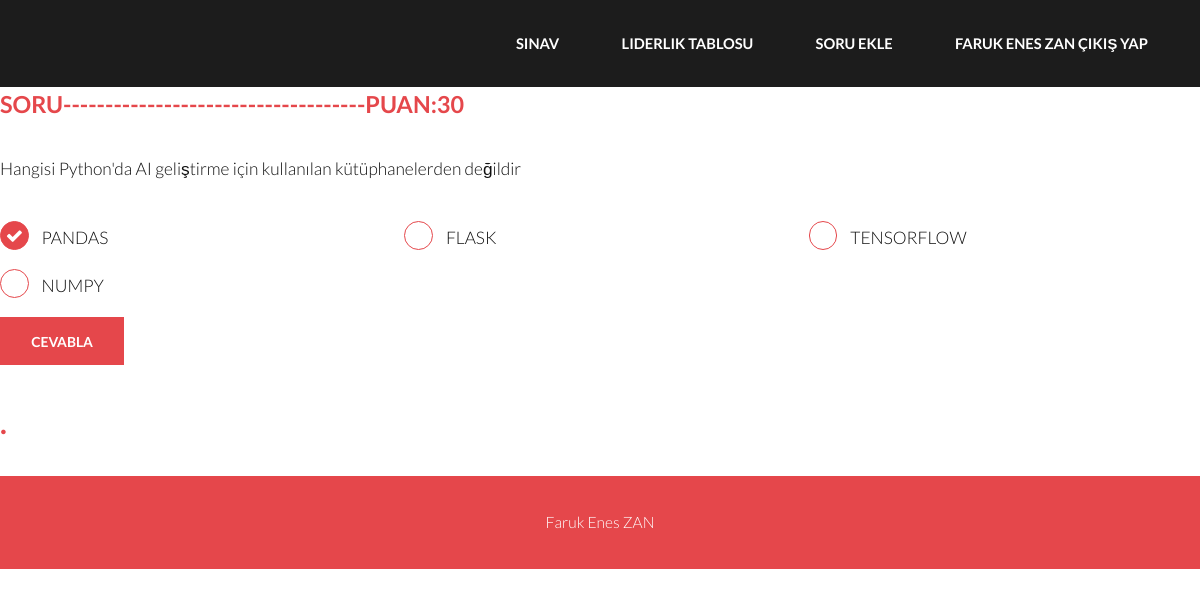
Page /sinav/2 (signed in) on the committed database.
### tables this page shows
CREATE TABLE kullanicilar (isim TEXT, kadi TEXT, sifre TEXT, puan INT);

CREATE TABLE "sorular" (
	"no"	INTEGER,
	"soru"	TEXT,
	"sik1"	TEXT,
	"sik2"	TEXT,
	"sik3"	TEXT,
	"sik4"	TEXT,
	"dogru"	TEXT,
	PRIMARY KEY("no")
);

### main.py (the view)
@app.route("/sinav/<int:id>", methods=['GET', 'POST'])
def Sinav(id):
    kontrol = ""
    kullaniciPuani = 0
    rastgele = random.randint(0,10)
    name, login_auth = giris_kotrol()
    con = sqlite3.connect("database.db")
    cur = con.cursor()
    puan = cur.execute("SELECT puan FROM kullanicilar WHERE isim = '"+name+"'").fetchone()[0]
    sorular = cur.execute("SELECT * FROM sorular").fetchall()
    con.commit()
    dogrucevab = cur.execute("SELECT dogru FROM sorular ").fetchall()
    used_questions = []
    if id < len(sorular)+ 1:
        if request.method == 'POST':
            if request.form:
                cevab = request.form["cevab"]
                if cevab == dogrucevab[id][0]:
                    kullaniciPuani = puan + 1
                    update = "UPDATE kullanicilar SET puan = '" + str(kullaniciPuani) + "' WHERE isim = '" + name + "'"
                    con.cursor().execute(update)
                    con.commit()
                    used_questions.append(id)
                used_questions.append(id)
                if len(used_questions) == len(sorular):
                    used_questions.clear()
                while True:
                    new_id = random.randint(0, len(sorular))
                    if new_id not in used_questions:
                        break
                return redirect(url_for("Sinav", id=new_id))
    else:
        id = 0
    return render_template("sinav.html", name=name, login_auth=login_auth, kontrol=kontrol,id=id, sorular=sorular, puan=puan, rastgele=rastgele)

### main.py (called while the page is built)
def giris_kotrol():
    name = ""
    login_auth = False
    if "username" in session:
        name = session["username"]
        login_auth = True
    return name, login_auth

### templates/sinav.html (shortened to what this page needs)
{% extends 'base.html' %}
{% block body_content%}
<section>
    <h3>Soru------------------------------------Puan:{{ puan }}</h3>
    <form method="post" action="{{ url_for('Sinav',id=id) }}">
        <p>{{ sorular[id][1] }}</p>
        <div class="row uniform 50%">
            <div class="4u 12u$(xsmall)">
                <label for="priority-normal">{{ sorular[id][2] }}</label>
            </div>
            <div class="4u 12u$(xsmall)">
                <label for="priority-high">{{ sorular[id][3] }}</label>
            </div>
            <div class="4u 12u$(xsmall)">
                <label for="priority-low">{{ sorular[id][4] }}</label>
            </div>
            <div class="4u 12u$(xsmall)">
                <label for="priority-zero">{{ sorular[id][5] }}</label>
            </div>
            <div class="12u$">
                <ul class="actions">
                    <li><input type="submit" name="Cevabla" value="Cevabla" class="special"></li>
                </ul>
            </div>
        </div>
    </form>
    <h2>.</h2>
</section>
{% endblock %}

### templates/base.html (shortened to what this page needs)
<!DOCTYPE HTML>
<html>
	<head>
		<link rel="stylesheet" href="/static/assets/css/main.css">
	</head>
<body>
			<header id="header">
				<div class="inner">
					<nav id="nav">
						{% if login_auth == False %}
						<a href="{{url_for('Index')}}">Anasayfa</a>
						<a href="{{url_for('Kayit')}}">Kayıt Ol</a>
						<a href="{{url_for('Giris')}}">Giris Yap</a>
						{% else %}
						<a href="{{url_for('Sinav',id=id)}}">Sınav</a>
						<a href="{{ url_for('LiderlikTablosu') }}">Liderlik Tablosu</a>
						<a href="{{url_for('addquestion')}}">Soru Ekle</a>
						<a href="{{ url_for('Logout') }}"> {{ name }} Çıkış Yap</a>
						{% endif %}
					</nav>
				</div>
			</header>
			{% block body_content %}
		{% endblock %}
		<div class="copyright">
			Faruk Enes ZAN
		</div>
	</body>
</html>

### rows in the picture
kullanicilar: isim "FARUK ENES ZAN"
sorular: soru "Hangisi Python'da AI geliştirme için kullanılan kütüphanelerden değildir", sik1 "PANDAS", sik2 "FLASK", sik3 "TENSORFLOW", sik4 "NUMPY"

### other values in the picture
{{ puan }} "30"
